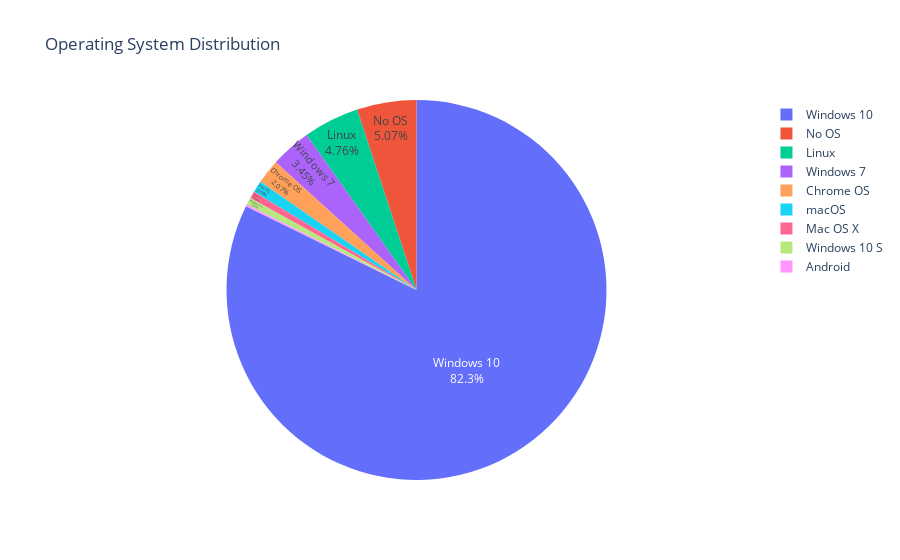

Notebook code cell kept with this figure:
### Code cell
df_need = df.groupby(['OpSys']).agg({'laptop_ID':'count'}).reset_index()

fig = px.pie(df_need,values = 'laptop_ID',
  names = 'OpSys',
  title = 'Operating System Distribution',
)

fig.update_traces(textposition='inside', textinfo='label+percent')
fig.write_image("images/laptop_by_OpSys_pie.png")

fig.show()

### Figure 1 — Plotly figure (JSON) as saved in the notebook; plotly's stock layout.template omitted (floating-point values rounded to 4 significant figures)
{"data": [{"domain": {"x": [0, 1], "y": [0, 1]}, "hovertemplate": "OpSys=%{label}<br>laptop_ID=%{value}<extra></extra>", "labels": ["Android", "Chrome OS", "Linux", "Mac OS X", "No OS", "Windows 10", "Windows 10 S", "Windows 7", "macOS"], "legendgroup": "", "name": "", "showlegend": true, "textinfo": "label+percent", "textposition": "inside", "type": "pie", "values": [2, 27, 62, 8, 66, 1072, 8, 45, 13]}], "layout": {"legend": {"tracegroupgap": 0}, "title": {"text": "Operating System Distribution"}}}
